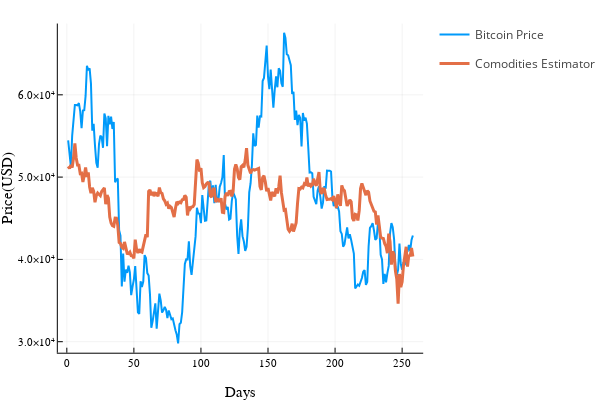

Here is the notebook cell this chart was saved with:
### Code cell
#Plotting the results. Comparing the current bitcoin's prices with the values given by the comodities estimator
plot(A[:,2], [b, prediction], labels = ["Bitcoin Price" "Comodities Estimator"], lw = [2 3])
xlabel!("Days")
ylabel!("Price(USD)")

### Figure 1 — Plotly figure (JSON) as saved in the notebook; plotly's stock layout.template omitted (floating-point values rounded to 4 significant figures; data arrays with more than 128 entries replaced by an {"elided": "..."} marker saying what was removed)
{"data": [{"colorbar": {"title": ""}, "legendgroup": "Bitcoin Price", "line": {"color": "rgba(0, 154, 250, 1.000)", "dash": "solid", "shape": "linear", "width": 2}, "mode": "lines", "name": "Bitcoin Price", "showlegend": true, "type": "scatter", "x": {"elided": "258 int values"}, "xaxis": "x", "y": {"elided": "258 float values"}, "yaxis": "y", "zmax": null, "zmin": null}, {"colorbar": {"title": ""}, "legendgroup": "Comodities Estimator", "line": {"color": "rgba(227, 111, 71, 1.000)", "dash": "solid", "shape": "linear", "width": 3}, "mode": "lines", "name": "Comodities Estimator", "showlegend": true, "type": "scatter", "x": {"elided": "258 int values"}, "xaxis": "x", "y": {"elided": "258 float values"}, "yaxis": "y", "zmax": null, "zmin": null}], "layout": {"annotations": [], "height": 400, "legend_position": {"bgcolor": "rgba(255, 255, 255, 1.000)", "bordercolor": "rgba(0, 0, 0, 1.000)", "borderwidth": 1, "font": {"color": "rgba(0, 0, 0, 1.000)", "family": "sans-serif", "size": 11}, "title": {"font": {"color": "rgba(0, 0, 0, 1.000)", "family": "sans-serif", "size": 15}, "text": ""}, "tracegroupgap": 0, "traceorder": "normal", "x": 1, "xanchor": "auto", "y": 1, "yanchor": "auto"}, "margin": {"b": 20, "l": 0, "r": 0, "t": 20}, "paper_bgcolor": "rgba(255, 255, 255, 1.000)", "plot_bgcolor": "rgba(255, 255, 255, 1.000)", "showlegend": true, "width": 600, "xaxis": {"anchor": "y", "domain": [0.1357, 0.9934], "gridcolor": "rgba(0, 0, 0, 0.100)", "gridwidth": 0.5, "linecolor": "rgba(0, 0, 0, 1.000)", "mirror": false, "range": [-6.71, 265.7], "showgrid": true, "showline": true, "showticklabels": true, "tickangle": 0, "tickcolor": "rgb(0, 0, 0)", "tickfont": {"color": "rgba(0, 0, 0, 1.000)", "family": "sans-serif", "size": 11}, "tickmode": "array", "ticks": "inside", "ticktext": ["0", "50", "100", "150", "200", "250"], "tickvals": [0, 50, 100, 150, 200, 250], "title": "Days", "titlefont": {"color": "rgba(0, 0, 0, 1.000)", "family": "sans-serif", "size": 15}, "type": "-", "visible": true, "zeroline": false, "zerolinecolor": "rgba(0, 0, 0, 1.000)"}, "yaxis": {"anchor": "x", "domain": [0.07581, 0.9902], "gridcolor": "rgba(0, 0, 0, 0.100)", "gridwidth": 0.5, "linecolor": "rgba(0, 0, 0, 1.000)", "mirror": false, "range": [28660.0, 68660.0], "showgrid": true, "showline": true, "showticklabels": true, "tickangle": 0, "tickcolor": "rgb(0, 0, 0)", "tickfont": {"color": "rgba(0, 0, 0, 1.000)", "family": "sans-serif", "size": 11}, "tickmode": "array", "ticks": "inside", "ticktext": ["3.0×10⁴", "4.0×10⁴", "5.0×10⁴", "6.0×10⁴"], "tickvals": [30000, 40000, 50000, 60000], "title": "Price(USD)", "titlefont": {"color": "rgba(0, 0, 0, 1.000)", "family": "sans-serif", "size": 15}, "type": "-", "visible": true, "zeroline": false, "zerolinecolor": "rgba(0, 0, 0, 1.000)"}}}
